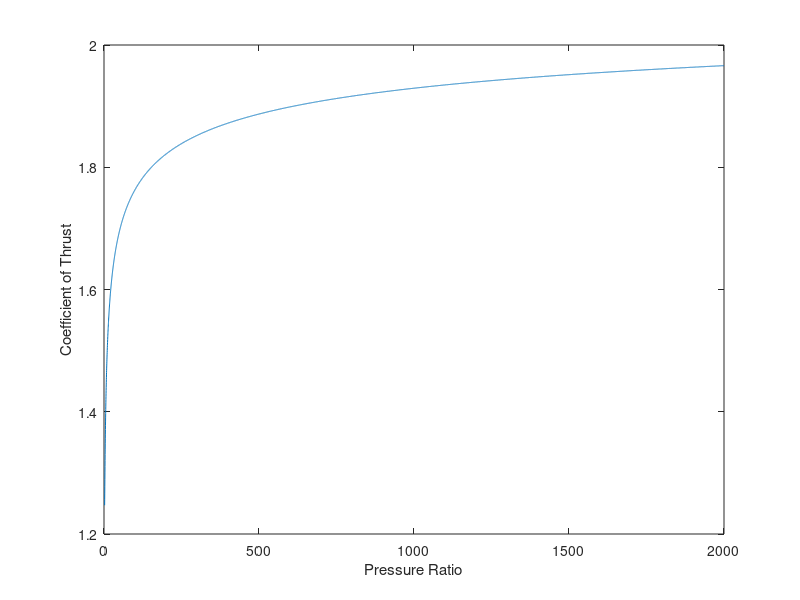
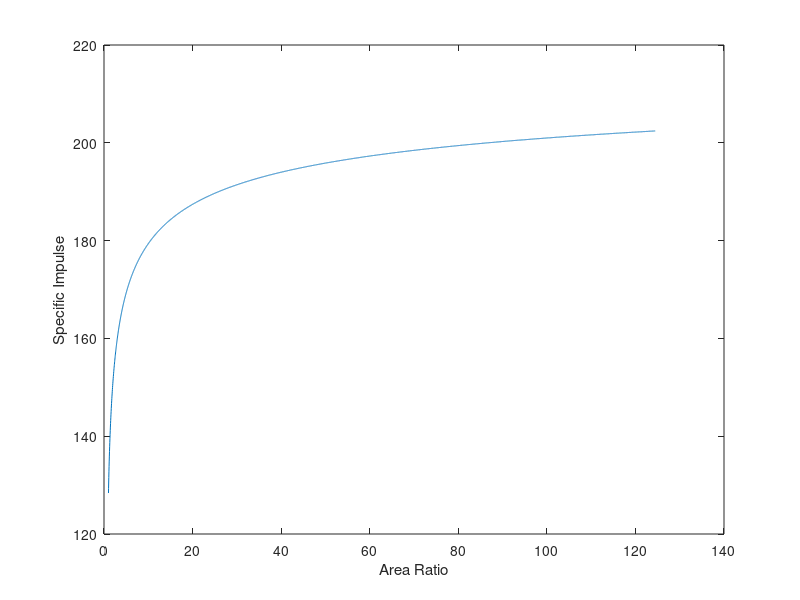
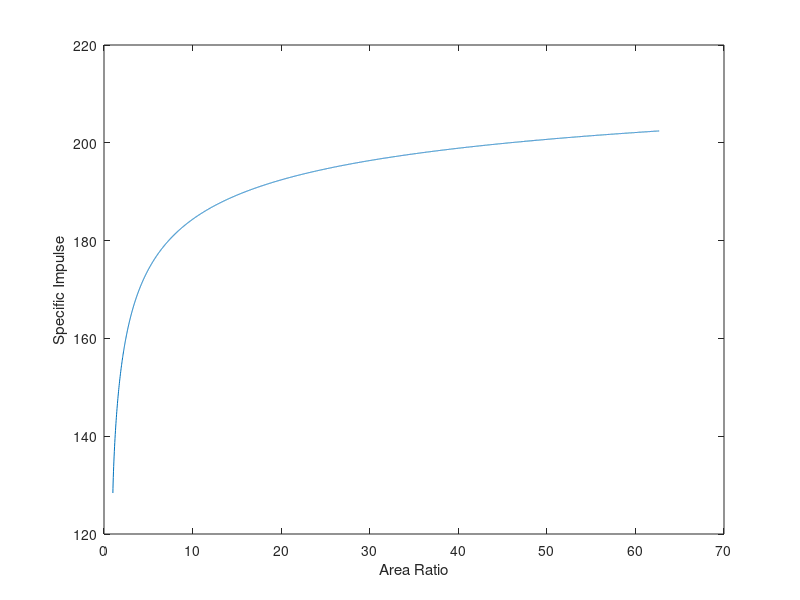

Write the MATLAB code that produced these figures, in order. (Note: this script raises an error after producing the figures.)
clear ; close all ; clc ;
Thrust = 40 ; % N
Itot = 4e4 ; % N*s
g = 9.81 ;
Ptank = 20e6 ; % Mpa
gammaH = 1.2 ;
TcH = 1650 ;
RH = 260  ;
gammaN = 1.4 ;
TcN = 300 ;
RN = 297 ;
epsa = zeros( 1 , 4 ) ;
Ispa = zeros( 1 , 4 ) ;
mdot = zeros( 1 , 4 ) ;
mp = zeros( 1 , 4 ) ;
tv = zeros( 1 , 4 ) ;
epsa(1) = 0 ;
epsa(3) = 0 ;

At = 1 ;
PR = linspace( 2 , 2e3 , 1e4 ) ;
eps = ( 2/(gammaH+1))^(1/(gammaH-1)).*(PR).^(1/gammaH).*((gammaH+1)/(gammaH-1).*(1-(PR).^((1-gammaH)/gammaH))).^(-.5) ;
Cf = sqrt( ((2*gammaH^2)/(gammaH-1))*(2/(gammaH+1))^((gammaH+1)/(gammaH-1)).*(1-(1./PR).^((gammaH-1)/gammaH)) ) + (1./PR).*eps;
cstar = sqrt( gammaH*RH*TcH )/( gammaH*sqrt((2/(gammaH+1))^((gammaH+1)/(gammaH-1)) )) ;
c = Cf.*cstar ;
Isp = c / g ;
    figure
    plot( PR , Cf ) 
    xlabel( 'Pressure Ratio' )
    ylabel( 'Coefficient of Thrust' )
    figure 
    plot( eps , Isp )
    xlabel( 'Area Ratio' )
    ylabel( 'Specific Impulse' )
    
    
% Isp = Thrust / ( mdot * g ) ;
% mp = Itot/(Isp*g) ;
index = 577 ;
epsa(2) = eps( 577 ) ;
eps = ( 2/(gammaN+1))^(1/(gammaN-1)).*(PR).^(1/gammaN).*((gammaN+1)/(gammaN-1).*(1-(PR).^((1-gammaN)/gammaN))).^(-.5) ;
figure 
    plot( eps , Isp )
    xlabel( 'Area Ratio' )
    ylabel( 'Specific Impulse' )
epsa(4) = eps( 577 ) ;
PR = PR( index ) ;
gamma = [ gammaH , gammaH, gammaN , gammaN ] ;
R = [ RH , RH , RN , RN ] ;
Tc = [ TcH , TcH , TcN , TcN ] ;
Cf = sqrt( ((2*gamma.^2)./(gamma-1)).*(2./(gamma+1)).^((gamma+1)./(gamma-1)).*(1-(1./PR).^((gamma-1)./gamma)) ) + (1./PR).*epsa ;
Cf(1) = sqrt( ((2*gamma(1).^2)./(gamma(1)-1)).*(2./(gamma(1)+1)).^((gamma(1)+1)./(gamma(1)-1)) ) ;
Cf(3) = sqrt( ((2*gamma(3).^2)./(gamma(3)-1)).*(2./(gamma(3)+1)).^((gamma(3)+1)./(gamma(3)-1)) ) ;
cstar = sqrt( gamma.*R.*Tc )./( gamma.*sqrt((2./(gamma+1)).^((gamma+1)./(gamma-1)) )) ;
c = Cf.*cstar ;
Ispa = c ./ g ;
mdot = Thrust./c ;
mp = Itot./(Ispa.*g) ;
tv(1:2) = mp(1:2)/1020 ;
tv(3:4) = mp(3:4)/(Ptank/(RN*TcN)) ;


properties = [ "Expansion Ratio" ; "Specific Impulse [s]" ; "Mass Flow Rate [kg/s]" ; "Propellant Mass [kg]" ; "Tank Volume [m^3]" ] ;
ColumnNames = [ "Properties" , "Hydrazine Ideal" , "Hydrazine Real" , "Cold Gas Ideal" , "Cold Gas Real" ] ;
Values = [ epsa ; Ispa ; mdot ; mp ; tv ] ;
Output = [ ColumnNames ; properties , Values ]  ;
Output(2,2) = "Inf." ;
Output(2,4) = "Inf." ;
disp( Output )

Ptank = linspace( 1e6 , 40e6 , 1e4 ) ;
tv = mp(4)./(Ptank/(RN*TcN)) ;
figure
plot( Ptank.*1e-6 , tv )
xlabel( 'Tank Pressure [MPa]' )
ylabel( 'Tank Volume [m^3]' )
